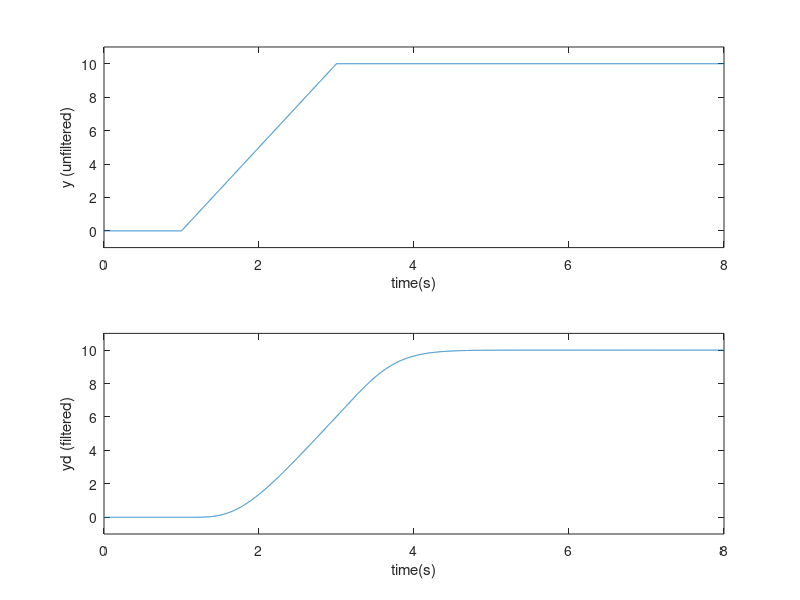

Source code (MATLAB):
clear all; close all;

%% defining the desired output (and filtering it twice)
tin = 1; tup =3;  tf = 8; delt = 0.001; ymax = 10;

ramp = ymax/(tup-tin);
t1 = 0:delt:tin; 
t2=max(t1)+delt:delt:tup;
t3=max(t2)+delt:delt:tf;
y0 = zeros(size(t1));
y1 = ramp*(t2-max(t1));
y2 = max(y1)*ones(size(t3));
t = 0:delt:tf; y = [y0 y1 y2];

%% filtering the desired signal 
Wf = 1; % choose a filter break frequency in Hz
num = [Wf*2*pi]; den = [1 (Wf*2*pi)]; % first order filter
[Af,Bf,Cf,Df] = tf2ss(num,den);
Sys_f = ss(Af,Bf,Cf,Df); % first order filter system
Sysf = Sys_f*Sys_f*Sys_f*Sys_f*Sys_f; % fifth order filter
[yd,xtemp]= lsim(Sysf,y,t); % filter the desired signal
figure(1);
subplot(211), plot(t,y); 
axis([0 8 -1 11]);
xlabel('time(s)'); ylabel('y (unfiltered)')
subplot(212), plot(t,yd); 
xlabel('time(s)'); ylabel('yd (filtered)')
axis([0 8 -1 11]);


